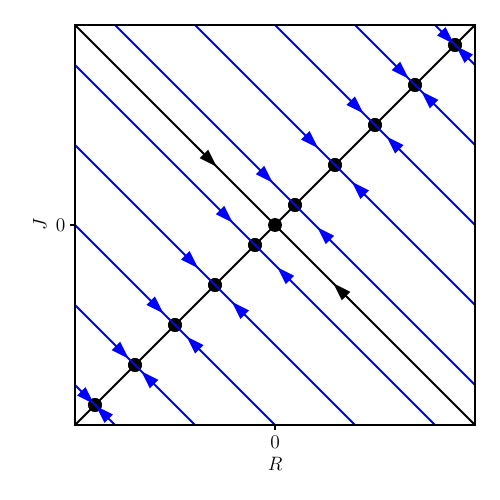

This chart was generated by the following Python code:
#!/usr/bin/python3

import math
import cmath
import numpy as np
import matplotlib.pyplot as plt

plt.rcParams['text.usetex'] = True
plt.rcParams.update({'font.size': 14})

#### ab>0
a = -1;
b = 1;
R0_vec=np.array([ 10, 10, 10, 10, 10,  8,  4,  0, -4, -8,-10,-10,-10,-10,-10,  8,  4,  0, -4, -8]);
J0_vec=np.array([  8,  4,  0, -4, -8, 10, 10, 10, 10, 10,  8,  4,  0, -4, -8,-10,-10,-10,-10,-10]);

tf = 10;
tM = 1000;
t = np.linspace(0,tf,tM);
R = np.zeros(tM);
J = np.zeros(tM);

Lx = 5;# in
Ly = 5;# in
plt.figure(figsize=[Lx, Ly])
ax = plt.axes([0.15, 0.15, 0.8, 0.8], xlim=[-10,10], ylim=[-10,10])
plt.xlabel("$R$")
plt.ylabel("$J$")
lines = [];

R_plot=np.linspace(-10,10,100);
lines+=plt.plot(R_plot,R_plot, 'k', label="$\lambda_1\!=\!+\sqrt{ab}$")
lines+=plt.plot(R_plot,-R_plot, 'k', label="$\lambda_2\!=\!-\sqrt{ab}$")
R_target = 3;
dR = 1;
R_target+=dR;
plt.arrow(R_target, -R_target, -dR, dR, shape='full', color='k', lw=1, length_includes_head=True, head_width=0.5)
plt.arrow(-R_target, R_target, dR, -dR, shape='full', color='k', lw=1, length_includes_head=True, head_width=0.5)

A = np.array([[1, 1], [1,-1]])

for p in range(len(R0_vec)):
    R0 = R0_vec[p];
    J0 = J0_vec[p];

    B = np.array([R0, J0])
    c = np.linalg.solve(A, B)
    
    R=c[0]+c[1]*np.exp((a-b)*t);
    J=c[0]-c[1]*np.exp((a-b)*t);
    
    R = np.real(R);
    J = np.real(J);

    plt.plot(R,J,'b');
    point=0.5*(R0+J0);
    plt.scatter(point, point, s=80, facecolor='k', edgecolors='k')

    i=100
    s=1;
    plt.arrow(R[i], J[i], R[i+s]-R[i], J[i+s]-J[i], shape='full', color='b', lw=1, length_includes_head=True, head_width=0.5)

plt.scatter(0, 0, s=80, facecolor='k', edgecolors='k')
# labels = [l.get_label() for l in lines]
# plt.legend(lines, labels, frameon=False, title="eigen directions")
plt.xticks([0],labels=['$0$'])
plt.yticks([0],labels=['$0$'])
plt.savefig('HW6_iii_plot.pdf');
plt.show()
